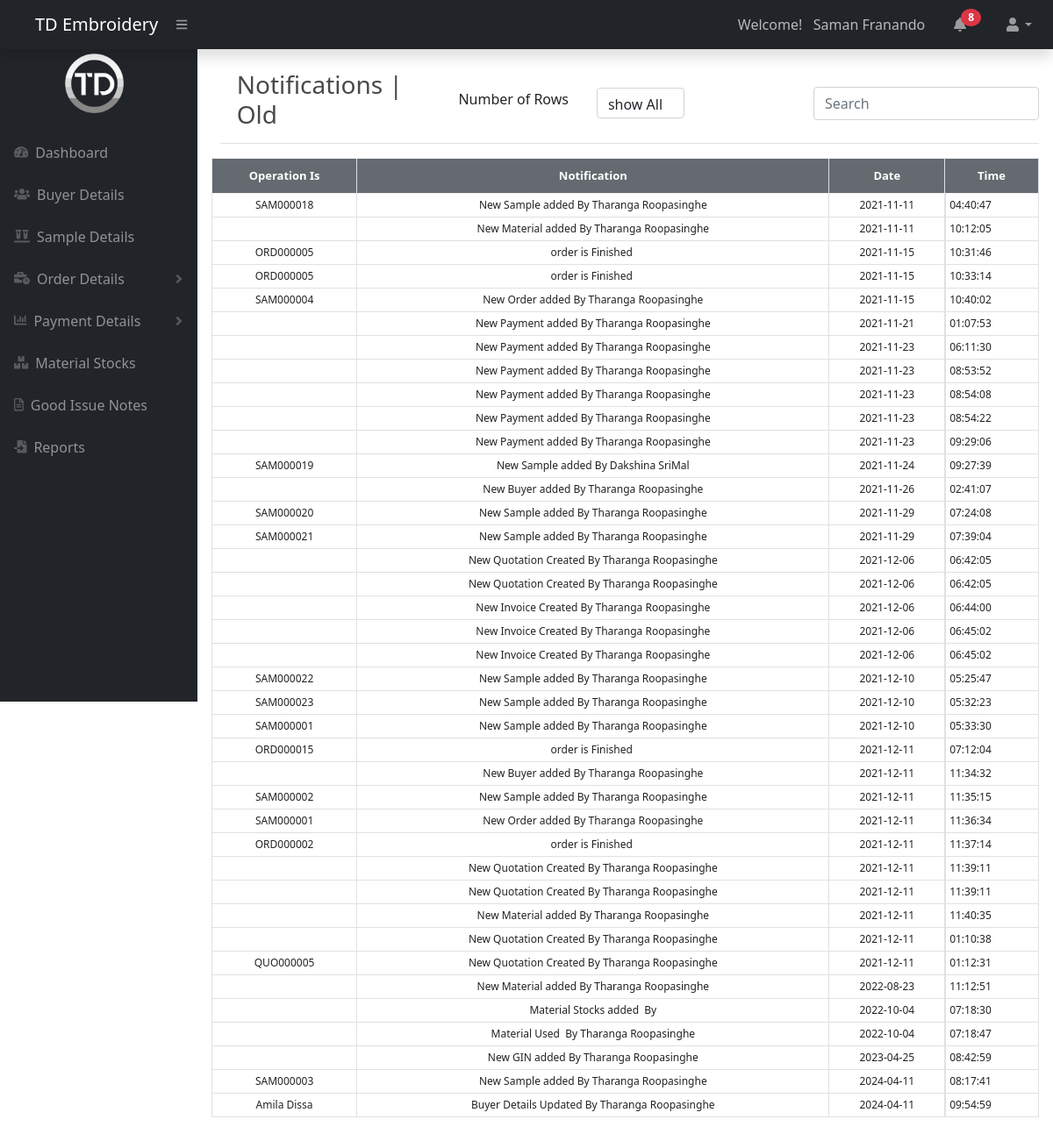
Screenshot of /oldNotifications.php (signed in) with the database file from the repository.
### tables this page shows
CREATE TABLE `notifications` (
  `InternalId` int(11) NOT NULL,
  `operationId` varchar(11) NOT NULL,
  `message` varchar(255) NOT NULL,
  `activityDoneBy` varchar(255) NOT NULL,
  `date` date NOT NULL,
  `time` time NOT NULL,
  `status` int(1) NOT NULL,
  `RecordeStatus` varchar(10) NOT NULL
);

### oldNotifications.php (the view, shortened to what this page needs)
<?php
include 'header.php';
include 'db_connection.php';
?>
<div class="d-flex justify-content-between flex-wrap flex-md-nowrap align-items-center pt-2 pb-2 mb-3 border-bottom" style="margin-left: 10px">
    <h3 class="h3" style="color: #4B4847; margin-left: 2%; width: 500px;  ">Notifications | Old</h3>
    <div class="container">
    <table>
        <tr>
            <td> <h6>Number of Rows</h6>  </td>
            <td> <div class="form-group">
                    <select name="state" id="maxRows" class="form-control" style="width:100px; height: 35px;">
                        <option value="5000">show All</option>
                    </select>
                </div>
            </td>
        </tr>
    </table>
</div>
    <input type="text" class="form-control" id="Search" name="Search"  value=""  placeholder="Search"  style="width:300px; ">
</div>
<?php
$sql = " SELECT * FROM  notifications WHERE status = '1'";
$result = $conn->query($sql);
?>
<table class="table table-hover table-sm table-bordered" id="myTable2">
    <thead  >
        <tr style="background-color:#646a70; color: white; text-align: center; vertical-align: middle; height: 40px;" >
            <th style="font-size: 13px; text-align: center; ">Operation Is</th>
            <th style="font-size: 13px; text-align: center; ">Notification</th>
            <th style="font-size: 13px; text-align: center; ">Date</th>
            <th style="font-size: 13px; text-align: center; ">Time</th>
        </tr>
    </thead>
    <tbody id="myTable" >
        <?php
        if ($result->num_rows > 0) {
            while ($row = $result->fetch_assoc()) {
                ?>
                <tr>
                    <td style="font-size: 12px;  vertical-align: middle; text-align: center;"><?php echo $row['operationId'] ?></td>
                    <td style="font-size: 12px;  vertical-align: middle; text-align: center;"><?php echo $row['message'] ?>&nbsp;<?php echo $row['activityDoneBy'] ?></td>
                    <td style="font-size: 12px;  vertical-align: middle; text-align: center;"><?php echo $row['date'] ?></td>
                    <td style="font-size: 12px;  vertical-align: middle; text-align: center;"><?php echo $row['time'] ?></td>
                </tr>
                <?php
            }
        }
        ?>
    </tbody>
</table>
<?php
include 'footer.php';
?>

### css/Dashboard_style.css (style rules this page uses)
:root { --main-color: #4B4847; --color-dark: #696260; --text-gray: #89716B; }
* { padding: 0; margin: 0; box-sizing: border-box; list-style-type: none; text-decoration: none; }
table { border-collapse: collapse; }
thead tr { border-top: 1px solid #f0f0f0; border-bottom: 2px solid #f0f0f0; }
td { padding: .5rem 1rem; font-size:.9rem; color: #222; }
tr td:last-child { display: flex; align-items: center; }

### header.php (style rules this page uses)
th { cursor: pointer; }

### rows the page displays
notifications: operationId "SAM000018", message "New Sample added", activityDoneBy "By Tharanga Roopasinghe", date "2021-11-11", time "04:40:47"
notifications: message "New Material added", activityDoneBy "By Tharanga Roopasinghe", date "2021-11-11", time "10:12:05"
notifications: operationId "ORD000005", message "order is Finished", date "2021-11-15", time "10:31:46"
notifications: operationId "ORD000005", message "order is Finished", date "2021-11-15", time "10:33:14"
notifications: operationId "SAM000004", message "New Order added", activityDoneBy "By Tharanga Roopasinghe", date "2021-11-15", time "10:40:02"
notifications: message "New Payment added", activityDoneBy "By Tharanga Roopasinghe", date "2021-11-21", time "01:07:53"
notifications: message "New Payment added", activityDoneBy "By Tharanga Roopasinghe", date "2021-11-23", time "06:11:30"
notifications: message "New Payment added", activityDoneBy "By Tharanga Roopasinghe", date "2021-11-23", time "08:53:52"
notifications: message "New Payment added", activityDoneBy "By Tharanga Roopasinghe", date "2021-11-23", time "08:54:08"
notifications: message "New Payment added", activityDoneBy "By Tharanga Roopasinghe", date "2021-11-23", time "08:54:22"
notifications: message "New Payment added", activityDoneBy "By Tharanga Roopasinghe", date "2021-11-23", time "09:29:06"
notifications: operationId "SAM000019", message "New Sample added", activityDoneBy "By Dakshina SriMal", date "2021-11-24", time "09:27:39"
notifications: message "New Buyer added", activityDoneBy "By Tharanga Roopasinghe", date "2021-11-26", time "02:41:07"
notifications: operationId "SAM000020", message "New Sample added", activityDoneBy "By Tharanga Roopasinghe", date "2021-11-29", time "07:24:08"
notifications: operationId "SAM000021", message "New Sample added", activityDoneBy "By Tharanga Roopasinghe", date "2021-11-29", time "07:39:04"
notifications: message "New Quotation Created", activityDoneBy "By Tharanga Roopasinghe", date "2021-12-06", time "06:42:05"
notifications: message "New Quotation Created", activityDoneBy "By Tharanga Roopasinghe", date "2021-12-06", time "06:42:05"
notifications: message "New Invoice Created", activityDoneBy "By Tharanga Roopasinghe", date "2021-12-06", time "06:44:00"
notifications: message "New Invoice Created", activityDoneBy "By Tharanga Roopasinghe", date "2021-12-06", time "06:45:02"
notifications: message "New Invoice Created", activityDoneBy "By Tharanga Roopasinghe", date "2021-12-06", time "06:45:02"
notifications: operationId "SAM000022", message "New Sample added", activityDoneBy "By Tharanga Roopasinghe", date "2021-12-10", time "05:25:47"
notifications: operationId "SAM000023", message "New Sample added", activityDoneBy "By Tharanga Roopasinghe", date "2021-12-10", time "05:32:23"
notifications: operationId "SAM000001", message "New Sample added", activityDoneBy "By Tharanga Roopasinghe", date "2021-12-10", time "05:33:30"
notifications: operationId "ORD000015", message "order is Finished", date "2021-12-11", time "07:12:04"
notifications: message "New Buyer added", activityDoneBy "By Tharanga Roopasinghe", date "2021-12-11", time "11:34:32"
notifications: operationId "SAM000002", message "New Sample added", activityDoneBy "By Tharanga Roopasinghe", date "2021-12-11", time "11:35:15"
notifications: operationId "SAM000001", message "New Order added", activityDoneBy "By Tharanga Roopasinghe", date "2021-12-11", time "11:36:34"
notifications: operationId "ORD000002", message "order is Finished", date "2021-12-11", time "11:37:14"
notifications: message "New Quotation Created", activityDoneBy "By Tharanga Roopasinghe", date "2021-12-11", time "11:39:11"
notifications: message "New Quotation Created", activityDoneBy "By Tharanga Roopasinghe", date "2021-12-11", time "11:39:11"
notifications: message "New Material added", activityDoneBy "By Tharanga Roopasinghe", date "2021-12-11", time "11:40:35"
notifications: message "New Quotation Created", activityDoneBy "By Tharanga Roopasinghe", date "2021-12-11", time "01:10:38"
notifications: operationId "QUO000005", message "New Quotation Created", activityDoneBy "By Tharanga Roopasinghe", date "2021-12-11", time "01:12:31"
notifications: message "New Material added", activityDoneBy "By Tharanga Roopasinghe", date "2022-08-23", time "11:12:51"
notifications: message "Material Stocks added", activityDoneBy "By", date "2022-10-04", time "07:18:30"
notifications: message "Material Used", activityDoneBy "By Tharanga Roopasinghe", date "2022-10-04", time "07:18:47"
notifications: message "New GIN added", activityDoneBy "By Tharanga Roopasinghe", date "2023-04-25", time "08:42:59"
notifications: operationId "SAM000003", message "New Sample added", activityDoneBy "By Tharanga Roopasinghe", date "2024-04-11", time "08:17:41"
notifications: operationId "Amila Dissa", message "Buyer Details Updated", activityDoneBy "By Tharanga Roopasinghe", date "2024-04-11", time "09:54:59"

### other values shown
$_SESSION['FirstName'] "Saman"
$_SESSION['LastName'] "Franando"
$notificationCount['0'] "8"
